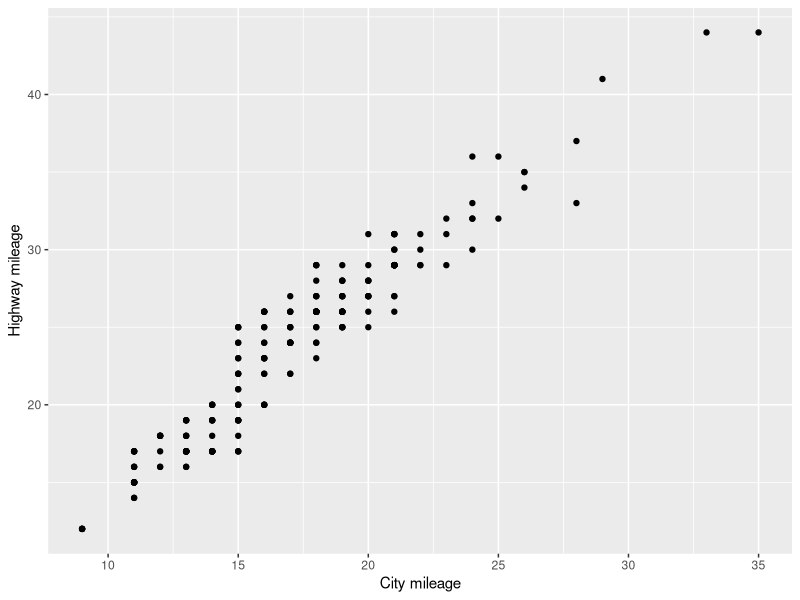
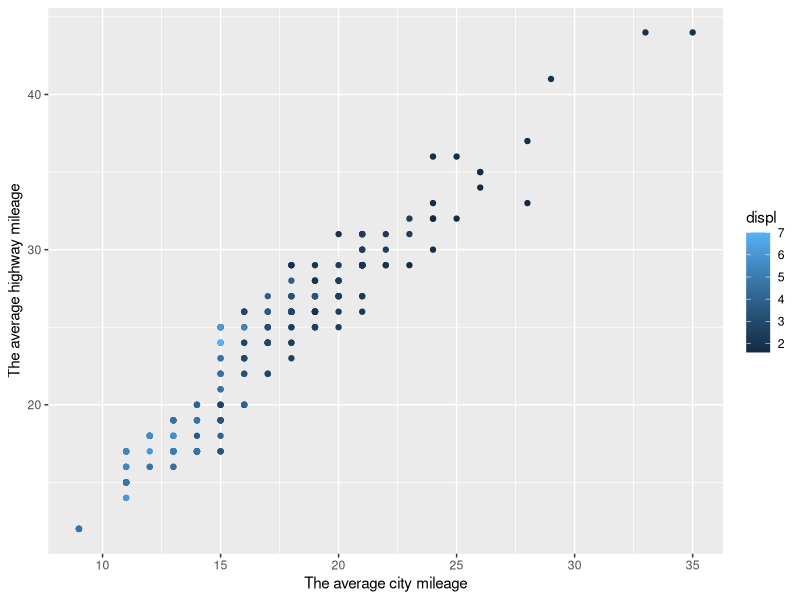
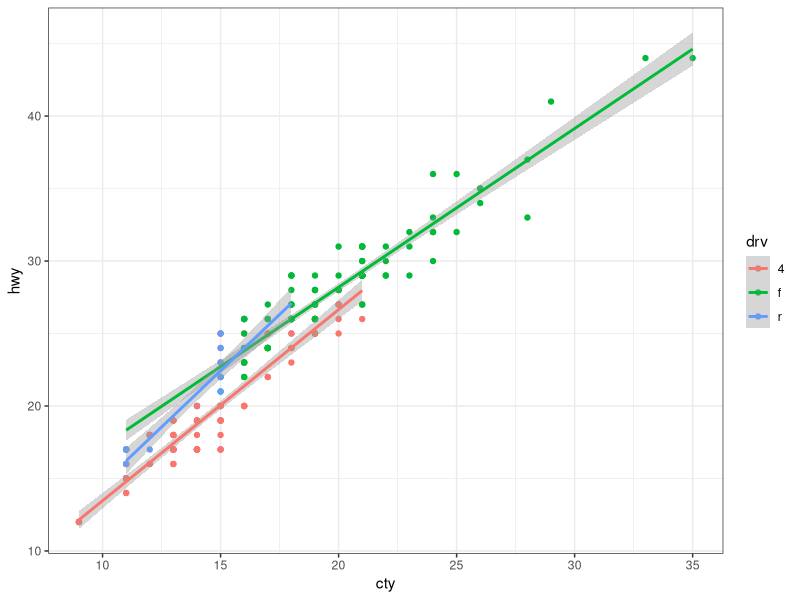
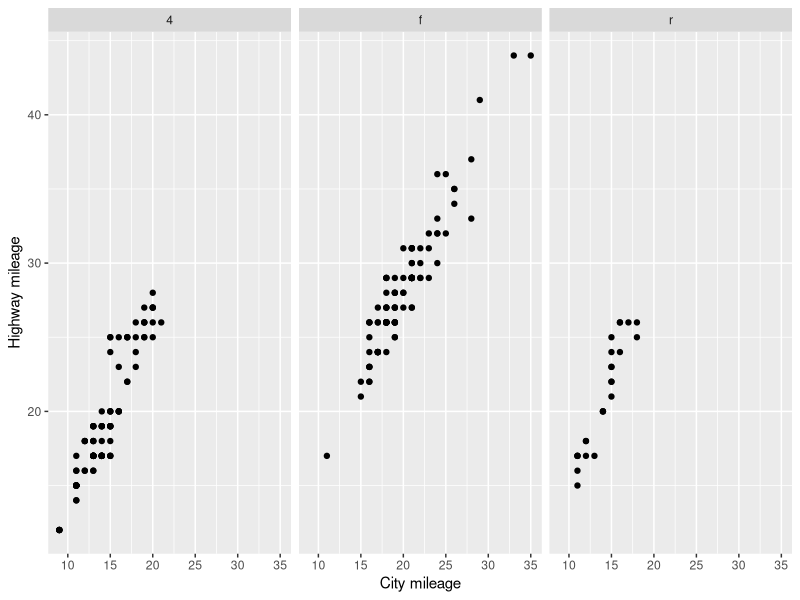
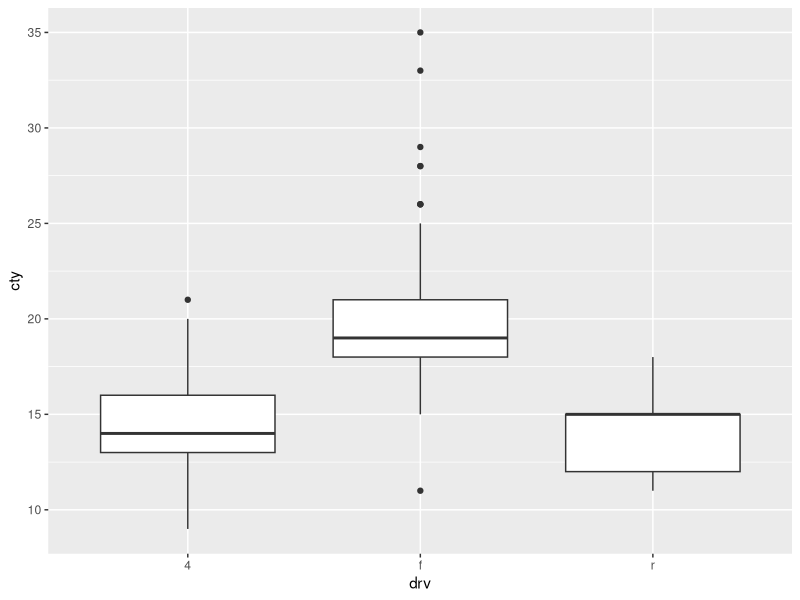
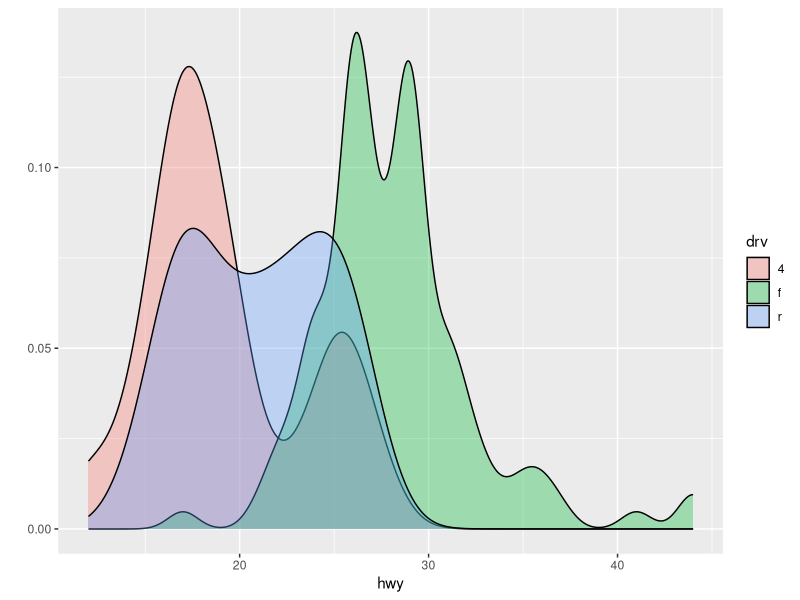
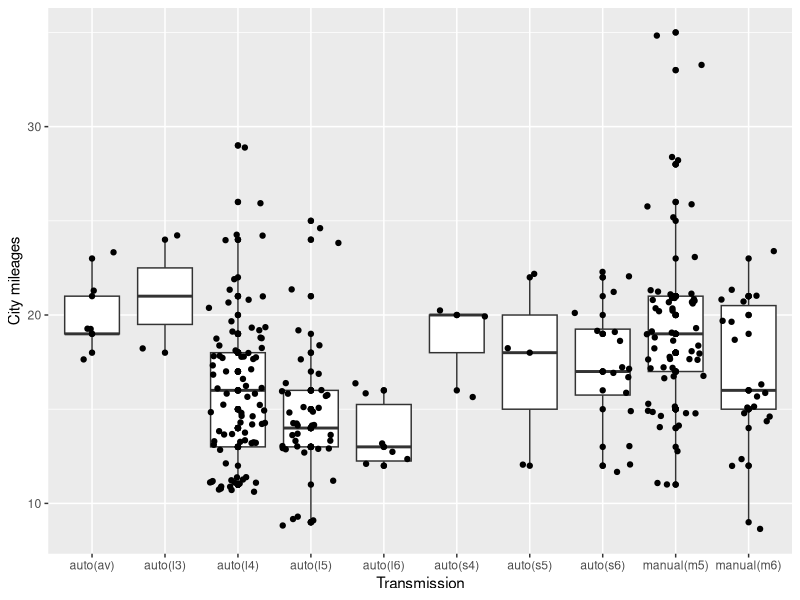

Source code (R) for these figures, in order:
## ---- chunk 1

knitr::opts_chunk$set(echo = F, fig.align='center')

library(ggplot2)

## ---- chunk 2
qplot(cty,hwy,data=mpg,xlab="City mileage", ylab="Highway mileage")
## ---- chunk 3
qplot(cty,hwy,data=mpg,xlab="The average city mileage", ylab="The average highway mileage",colour = displ)
## ---- chunk 4
#qplot(cty,hwy,data=mpg,xlab="The average city mileage", ylab="The average highway mileage",colour = drv)
## ---- chunk 5
(ggplot(mpg, 

        aes(x=cty, y=hwy, 

            color=drv))

        + geom_point() 

        + stat_smooth(method='lm') 

        + theme_bw())
## ---- chunk 6
qplot(x=cty, y=hwy, data = mpg, facets =  .~ factor(drv) ,xlab="City mileage",ylab="Highway mileage")
## ---- chunk 7
qplot(x=drv,y=cty, data=mpg, geom =c("boxplot"))
## ---- chunk 8
qplot(hwy, data=mpg, geom ="density", fill=drv, alpha=I(1/3))
## ---- chunk 9
qplot(x=trans,y=cty, data=mpg, geom =c("boxplot","point","jitter"),xlab="Transmission",ylab="City mileages")
